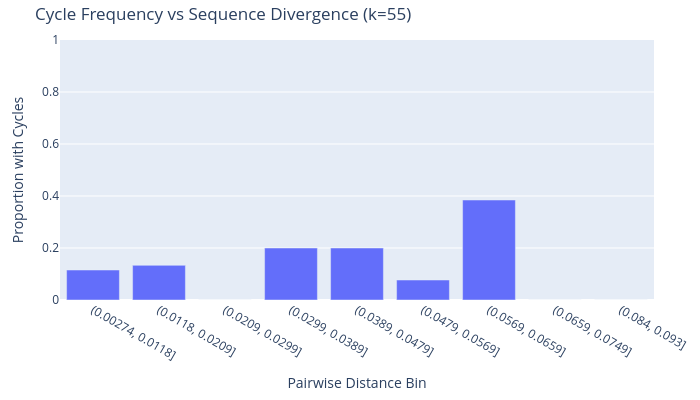

This figure's notebook cell:
### Code cell
import pandas
import plotly.express as px

# Load and filter
df = pandas.read_csv("../thesis_0.1/df/all_alignment_data.csv")
kmer = 55
df = df[df["kmer_size"] == kmer].copy()
df = df[df["cogent3_pd"].notnull() & df["madb_cycles"].notnull()].copy()

# Bin cogent3_pd into string-labeled bins for plotting
df["pd_bin"] = pandas.cut(df["cogent3_pd"], bins=10).astype(str)

# Group and compute proportions
grouped = df.groupby("pd_bin")["madb_cycles"].agg(
    total="count",
    with_cycles="sum"
).reset_index()
grouped["proportion_with_cycles"] = grouped["with_cycles"] / grouped["total"]

# Plot
fig = px.bar(
    grouped,
    x="pd_bin",
    y="proportion_with_cycles",
    labels={
        "pd_bin": "Pairwise Distance Bin",
        "proportion_with_cycles": "Proportion with Cycles"
    },
    title=f"Cycle Frequency vs Sequence Divergence (k={kmer})"
)

fig.update_layout(
    yaxis=dict(range=[0, 1]),
    width=700,
    height=400,
    margin=dict(t=40, b=40, l=60, r=20)
)

fig.show()

### Figure 1 — Plotly figure (JSON) as saved in the notebook; plotly's stock layout.template omitted (floating-point values rounded to 4 significant figures)
{"data": [{"hovertemplate": "Pairwise Distance Bin=%{x}<br>Proportion with Cycles=%{y}<extra></extra>", "legendgroup": "", "marker": {"color": "#636efa", "pattern": {"shape": ""}}, "name": "", "orientation": "v", "showlegend": false, "textposition": "auto", "type": "bar", "x": ["(0.00274, 0.0118]", "(0.0118, 0.0209]", "(0.0209, 0.0299]", "(0.0299, 0.0389]", "(0.0389, 0.0479]", "(0.0479, 0.0569]", "(0.0569, 0.0659]", "(0.0659, 0.0749]", "(0.084, 0.093]"], "xaxis": "x", "y": [0.1154, 0.1333, 0.0, 0.2, 0.2, 0.07692, 0.3846, 0.0, 0.0], "yaxis": "y"}], "layout": {"barmode": "relative", "height": 400, "legend": {"tracegroupgap": 0}, "margin": {"b": 40, "l": 60, "r": 20, "t": 40}, "title": {"text": "Cycle Frequency vs Sequence Divergence (k=55)"}, "width": 700, "xaxis": {"anchor": "y", "domain": [0, 1], "title": {"text": "Pairwise Distance Bin"}}, "yaxis": {"anchor": "x", "domain": [0, 1], "range": [0, 1], "title": {"text": "Proportion with Cycles"}}}}
